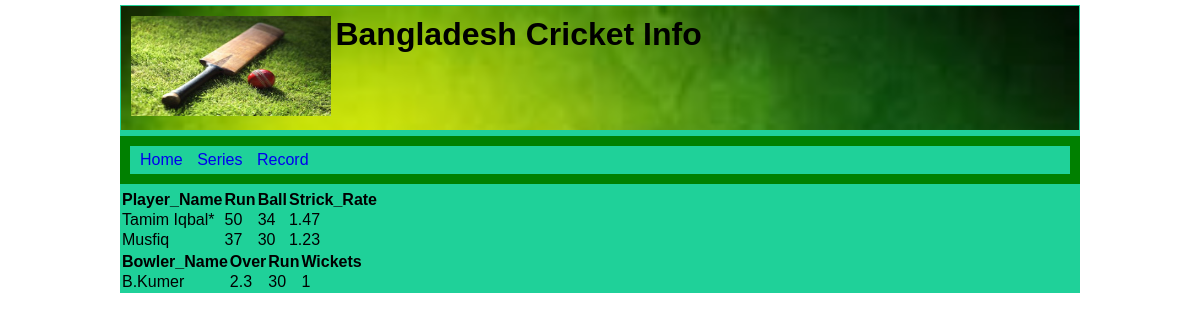
Screenshot of /live_score.php with the database file from the repository.
### tables this page shows
CREATE TABLE `score_details` (
  `Batsman_strick` varchar(35) NOT NULL,
  `Batsman_nonstrick` varchar(35) DEFAULT NULL,
  `Run_bs` int(11) NOT NULL,
  `Ball_bs` int(11) NOT NULL,
  `Run_bns` int(11) NOT NULL,
  `Ball_bns` int(11) NOT NULL,
  `Bowler` varchar(35) DEFAULT NULL,
  `Over` float NOT NULL,
  `Run_bo` int(11) NOT NULL,
  `Wicket` int(11) NOT NULL
);

### live_score.php (the view, shortened to what this page needs)
<?php
  include 'connect.php';
  include 'Heading.php';
  $sql = "SELECT * FROM score_details";
$result = $conn->query($sql);
 if ($result->num_rows > 0) {
    while($row =mysqli_fetch_assoc($result)) {
		?>
		<table border="0">
	 <tr>
	 <th>Player_Name</th>
	 <th>Run</th>
	 <th>Ball</th>
	 <th>Strick_Rate</th>
	 </tr>
	 <tr>
	 <td><?php echo $row["Batsman_strick"];?></td>
	 <td><?php echo $row["Run_bs"];?></td>
	 <td><?php echo $row["Ball_bs"];?></td>
	 <?php $Run_bs=$row["Run_bs"];
     $Ball_bs=$row["Ball_bs"];?>
	 <td><?php echo  number_format(($Run_bs/$Ball_bs),2);?></td>
	 </tr>
	 <tr>
	 <td><?php echo $row["Batsman_nonstrick"];?></td>
	 <td><?php echo $row["Run_bns"];?></td>
	 <td><?php echo $row["Ball_bns"];?></td>
	 <?php $Run_bns=$row["Run_bns"];
       $Ball_bns=$row["Ball_bns"];?>
    <td><?php echo  number_format(($Run_bns/$Ball_bns),2);?></td>
	 </tr>
	 </table>
	 <table border="0">
	 <tr>
	 <th>Bowler_Name</th>
	 <th>Over</th>
	 <th>Run</th>
	 <th>Wickets</th>
	 </tr>
	 <tr>
	 <td><?php echo $row["Bowler"];?></td>
	 <td><?php echo $row["Over"];?></td>
	 <td><?php echo $row["Run_bo"];?></td>
	 <td><?php echo $row["Wicket"];?></td>
	 </tr>
	 </table>
	<?php
	}
 }
  else {
    echo "0 results";
}
?>

### style.css (style rules this page uses)
* { margin:0px; padding:0px; }
body { font-family:sans-serif; text-align:center; }

### rows the page displays
score_details: Batsman_strick "Tamim Iqbal*", Run_bs "50", Ball_bs "34", $Run_bs/$Ball_bs "1.47", Batsman_nonstrick "Musfiq", Run_bns "37", Ball_bns "30", $Run_bns/$Ball_bns "1.23", Bowler "B.Kumer", Over "2.3", Run_bo "30", Wicket "1"
